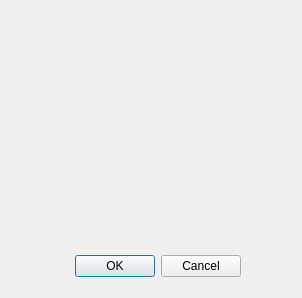
<?xml version="1.0" encoding="UTF-8"?>
<ui version="4.0">
 <class>Branche_Editor</class>
 <widget class="QDialog" name="Branche_Editor">
  <property name="geometry">
   <rect>
    <x>0</x>
    <y>0</y>
    <width>302</width>
    <height>298</height>
   </rect>
  </property>
  <property name="windowTitle">
   <string>Edition de branche</string>
  </property>
  <widget class="QDialogButtonBox" name="buttonBox">
   <property name="geometry">
    <rect>
     <x>60</x>
     <y>250</y>
     <width>181</width>
     <height>32</height>
    </rect>
   </property>
   <property name="orientation">
    <enum>Qt::Horizontal</enum>
   </property>
   <property name="standardButtons">
    <set>QDialogButtonBox::Cancel|QDialogButtonBox::Ok</set>
   </property>
  </widget>
  <widget class="QWidget" name="formLayoutWidget">
   <property name="geometry">
    <rect>
     <x>40</x>
     <y>30</y>
     <width>221</width>
     <height>211</height>
    </rect>
   </property>
   <layout class="QFormLayout" name="formLayout"/>
  </widget>
 </widget>
 <resources/>
 <connections>
  <connection>
   <sender>buttonBox</sender>
   <signal>accepted()</signal>
   <receiver>Branche_Editor</receiver>
   <slot>accept()</slot>
   <hints>
    <hint type="sourcelabel">
     <x>248</x>
     <y>254</y>
    </hint>
    <hint type="destinationlabel">
     <x>157</x>
     <y>274</y>
    </hint>
   </hints>
  </connection>
  <connection>
   <sender>buttonBox</sender>
   <signal>rejected()</signal>
   <receiver>Branche_Editor</receiver>
   <slot>reject()</slot>
   <hints>
    <hint type="sourcelabel">
     <x>316</x>
     <y>260</y>
    </hint>
    <hint type="destinationlabel">
     <x>286</x>
     <y>274</y>
    </hint>
   </hints>
  </connection>
 </connections>
</ui>
